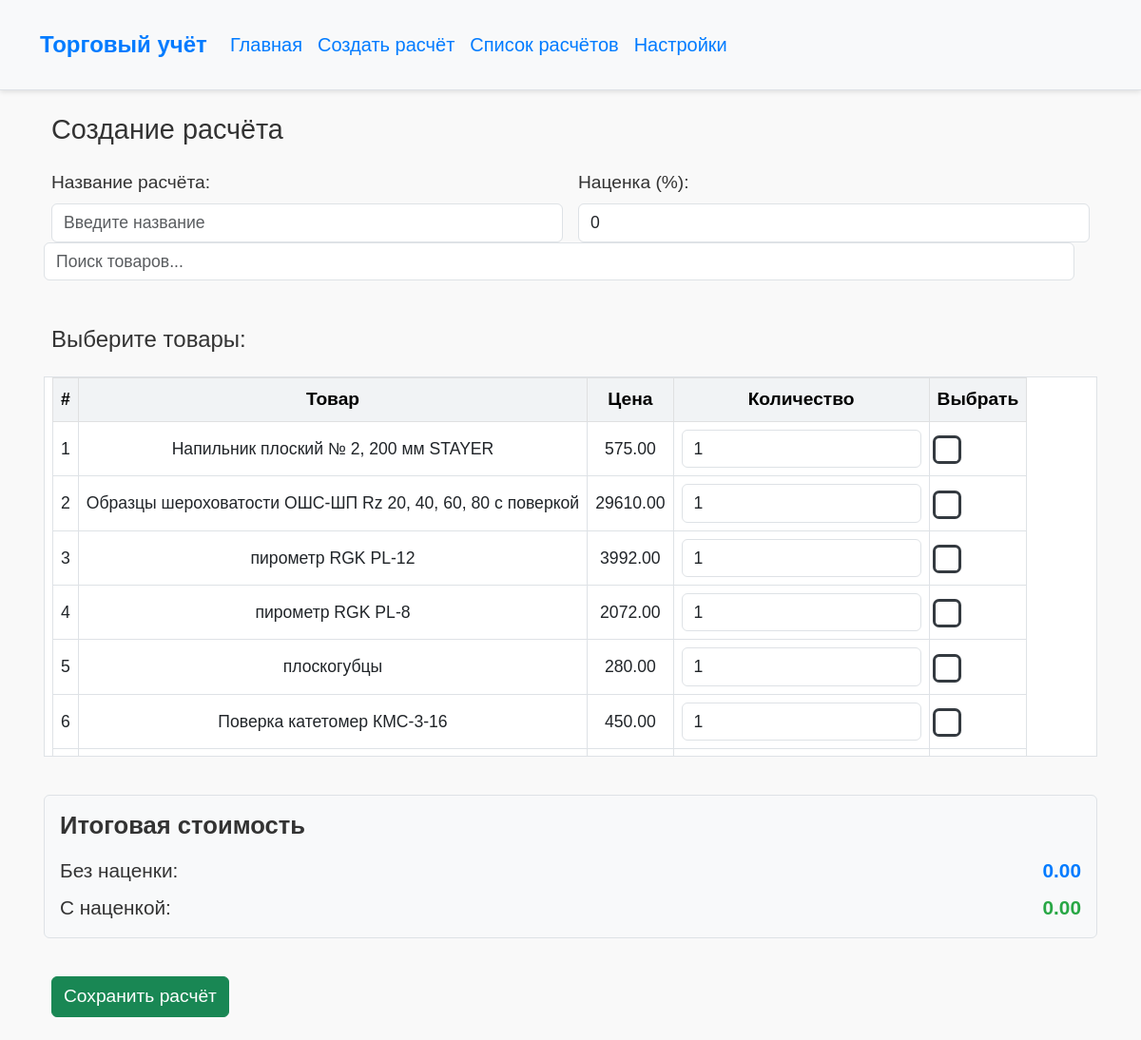
/calculations/create/, run on an earlier commit of the app's database.
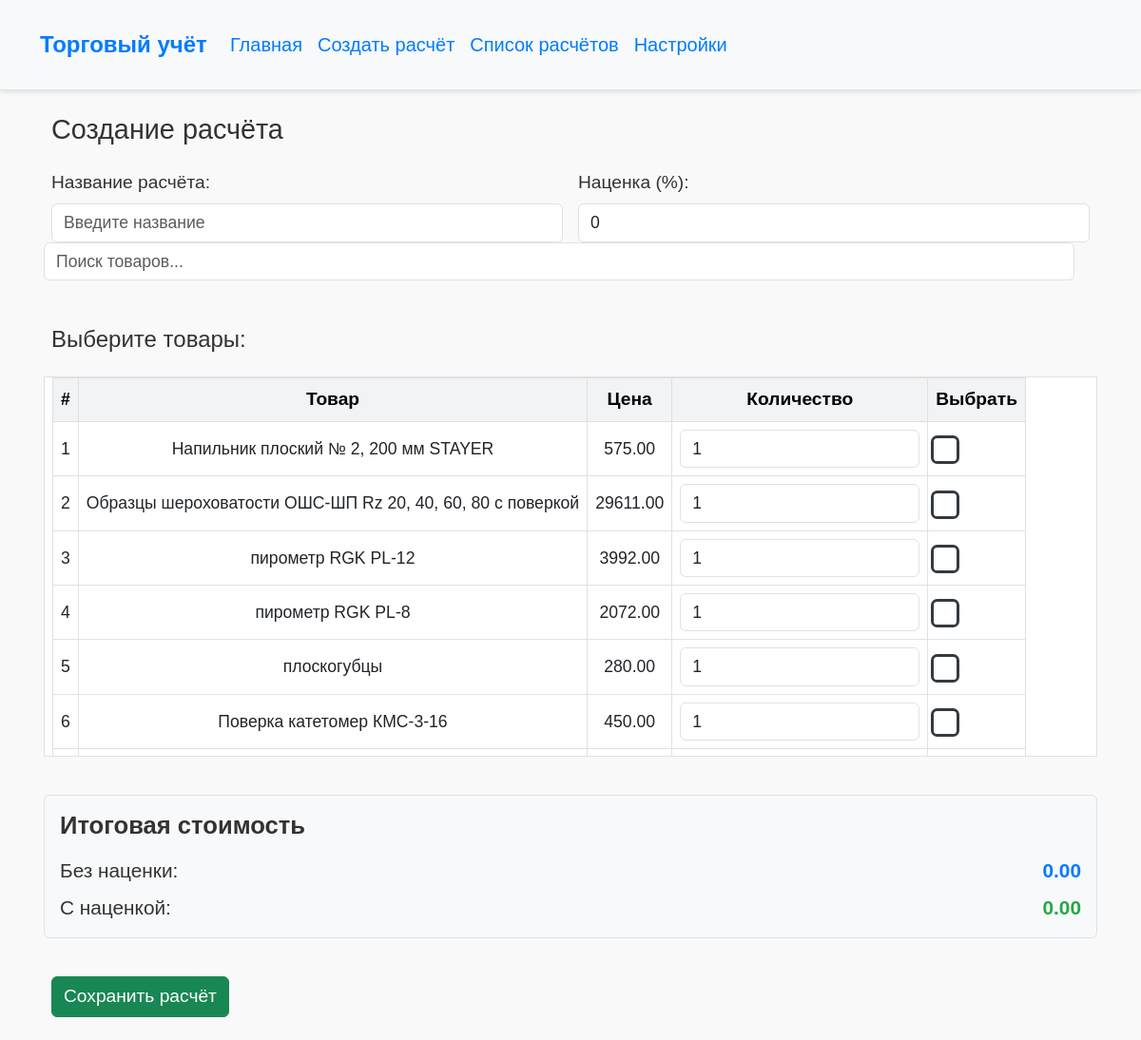
And on a later commit of the database.
### trades/models.py (models this page shows, shortened)
class Item(models.Model):
    name = models.CharField(max_length=255, unique=True)
    price = models.DecimalField(max_digits=10, decimal_places=2)

### trades/views.py (the view, shortened to what this page needs)
# urls.py: path('calculations/create/', views.create_calculation, name='create_calculation'),
def create_calculation(request):
    search_query = request.GET.get('search', '')
    if search_query:
        items = Item.objects.filter(name__icontains=search_query)
    else:
        items = Item.objects.all()
    return render(request, "trades/create_calculation.html", {"items": items, "search_query": search_query})

### trades/templates/trades/create_calculation.html (shortened to what this page needs)
{% extends 'base.html' %}
{% block content %}
    <div class="container my-4">
        <h2 class="mb-4" style="font-size: 1.8rem;">Создание расчёта</h2>
        <form method="post" id="calculation-form" class="row g-3">
            <div class="col-md-6">
                <label for="title" class="form-label" style="font-size: 1.2rem;">Название расчёта:</label>
                <input type="text" id="title" name="title" class="form-control" placeholder="Введите название" required>
            </div>
            <div class="col-md-6">
                <label for="markup" class="form-label" style="font-size: 1.2rem;">Наценка (%):</label>
                <input type="number" id="markup" name="markup" class="form-control" step="0.01"
                       placeholder="Введите наценку" value="0" required>
            </div>
            <div class="row mb-4">
                <input type="text" id="search-input" class="form-control" placeholder="Поиск товаров..."
                       aria-label="Search">
            </div>
            <h3 class="mt-4" style="font-size: 1.5rem;">Выберите товары:</h3>
            <table class="table table-bordered table-hover" id="calculation-table"
                   style="max-height: 400px; overflow-y: auto; display: block;">
                <thead class="table-light">
                <tr>
                    <th>#</th>
                    <th style="font-size: 1.2rem;">Товар</th>
                    <th style="font-size: 1.2rem;">Цена</th>
                    <th style="font-size: 1.2rem;">Количество</th>
                    <th class="text-center" style="font-size: 1.2rem;">Выбрать</th>
                </tr>
                </thead>
                <tbody>
                {% for item in items %}
                    <tr id="item-{{ item.id }}">
                        <td>{{ forloop.counter }}</td>
                        <td style="font-size: 1.1rem;">{{ item.name }}</td>
                        <td style="font-size: 1.1rem;" class="item-price">{{ item.price }}</td>
                        <td>
                            <input type="number" name="quantity_{{ item.id }}" value="1" min="1"
                                   class="form-control quantity-input"
                                   title="Введите количество">
                        </td>
                        <td class="text-center">
                            <div class="form-check">
                                <input type="checkbox" name="items" value="{{ item.id }}"
                                       class="form-check-input item-checkbox"
                                       style="transform: scale(1.5);">
                            </div>
                        </td>
                    </tr>
                {% endfor %}
                </tbody>
            </table>
            <div class="col-12 my-4 p-3 rounded bg-light border">
                <h4 style="font-size: 1.6rem; font-weight: bold;">Итоговая стоимость</h4>
                <div class="d-flex justify-content-between align-items-center mt-3">
                    <p style="font-size: 1.3rem; margin: 0;">Без наценки:</p>
                    <span id="total-without-markup"
                          style="font-size: 1.3rem; font-weight: bold; color: #007bff;">0.00</span>
                </div>
                <div class="d-flex justify-content-between align-items-center mt-2">
                    <p style="font-size: 1.3rem; margin: 0;">С наценкой:</p>
                    <span id="total-with-markup"
                          style="font-size: 1.3rem; font-weight: bold; color: #28a745;">0.00</span>
                </div>
            </div>
            <div class="col-12">
                <button type="submit" class="btn btn-success" style="font-size: 1.2rem;">Сохранить расчёт</button>
            </div>
        </form>
    </div>
{% endblock %}

What changed in the data, as far as the page shows it:
changed Item "Образцы шероховатости ОШС-ШП Rz 20, 40, 60, 80 с поверкой": price "29610.00" → "29611.00"
